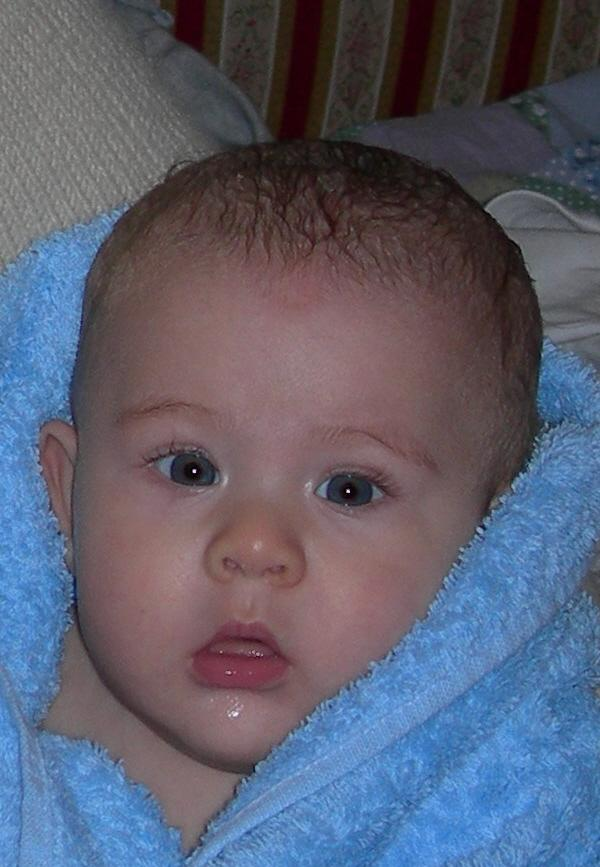
#> input picture immagini/Immagini/azzurro.jpg, 600 x 867 px, found by its file name
$ python esercizio_3.py
#> lines starting #> are read from the running program, lines starting #| are printed output that depends on the picture
import numpy as np
import matplotlib.pyplot as plt
import scipy.ndimage as ndi
import skimage.io as io

def medie(x:np.array, k:int)->np.array:
    """
    Restituisce l'immagine delle medie locali su finestre KxK
    """
    y = ndi.generic_filter(x, np.mean, (k,k))
    return y


if __name__ == '__main__':
    path = 'C:\\Users\\rocco\\Documents\\università\\ESM\\laboratorio\\immagini\\Immagini\\azzurro.jpg'
    x = io.imread(path)
#> x is the input picture: shape (867, 600, 3); mean R, G, B 91.6, 94.1, 111.2

    R0 = x[:,:,0]
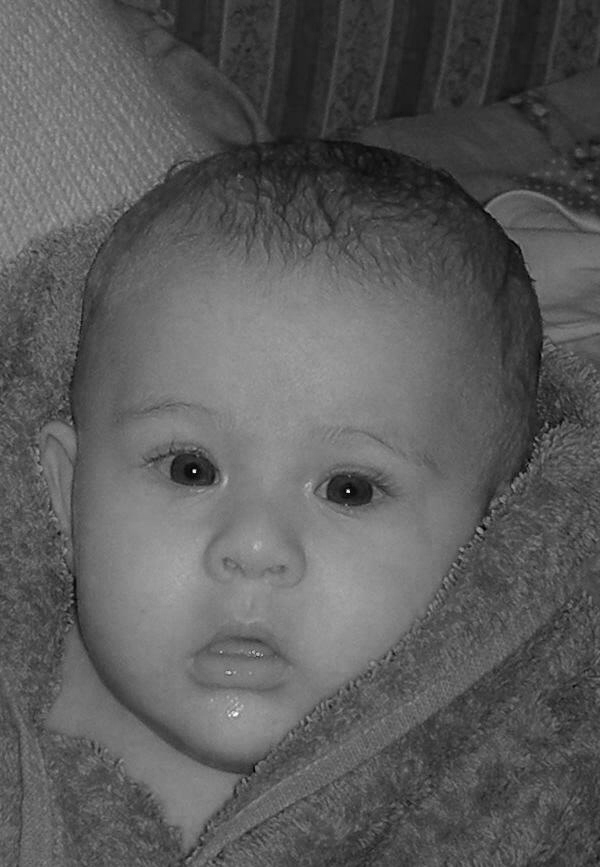
#> R0: shape (867, 600); min 0, max 255, mean 91.6
    G0 = x[:,:,1]
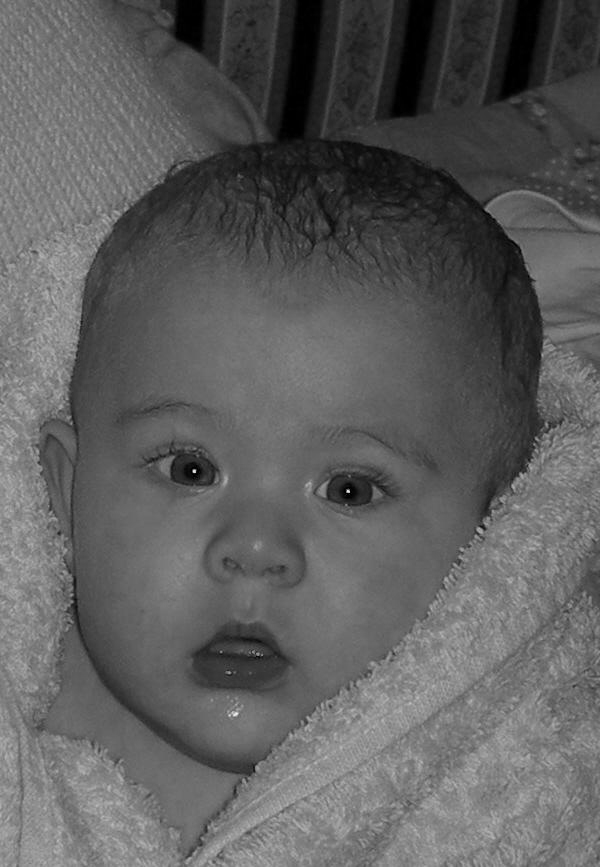
#> G0: shape (867, 600); min 0, max 243, mean 94.1
    B0 = x[:,:,2]
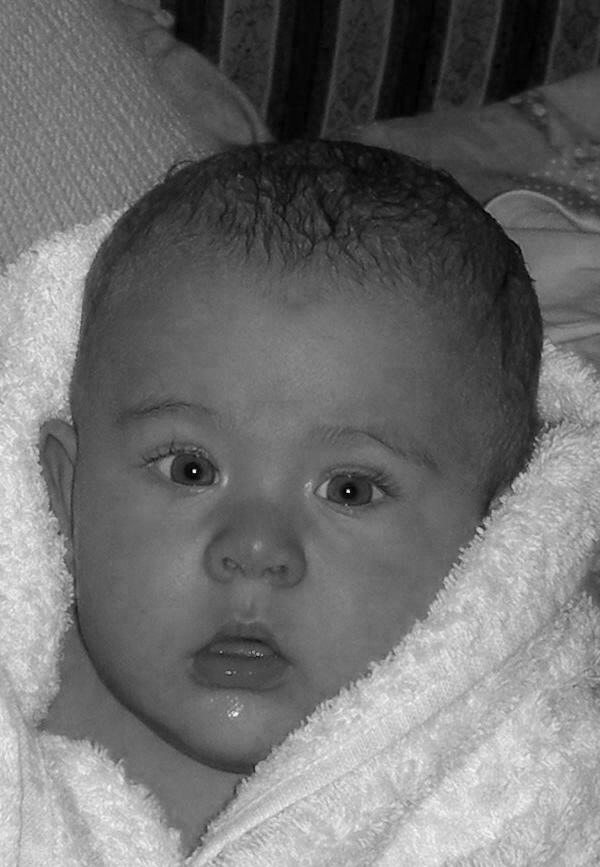
#> B0: shape (867, 600); min 0, max 255, mean 111.2

    R1 = medie(R0, 50)
#> in medie, `y = ndi.generic_filter(x, np.mean, (k,k))`:
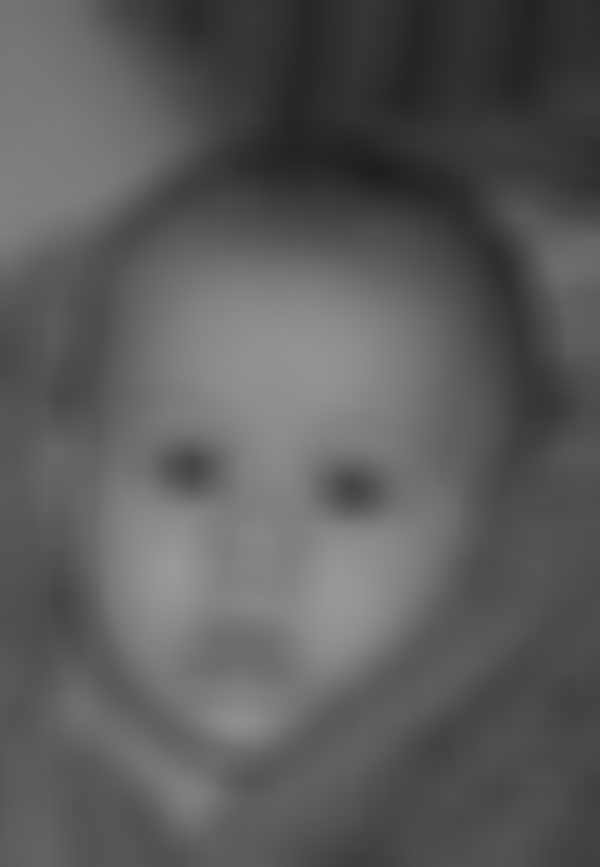
#> y: shape (867, 600); min 30, max 153, mean 91.1
    G1 = medie(G0, 50)
#> call 2 of medie, with k = 50
#> in medie (call 2), `y = ndi.generic_filter(x, np.mean, (k,k))`:
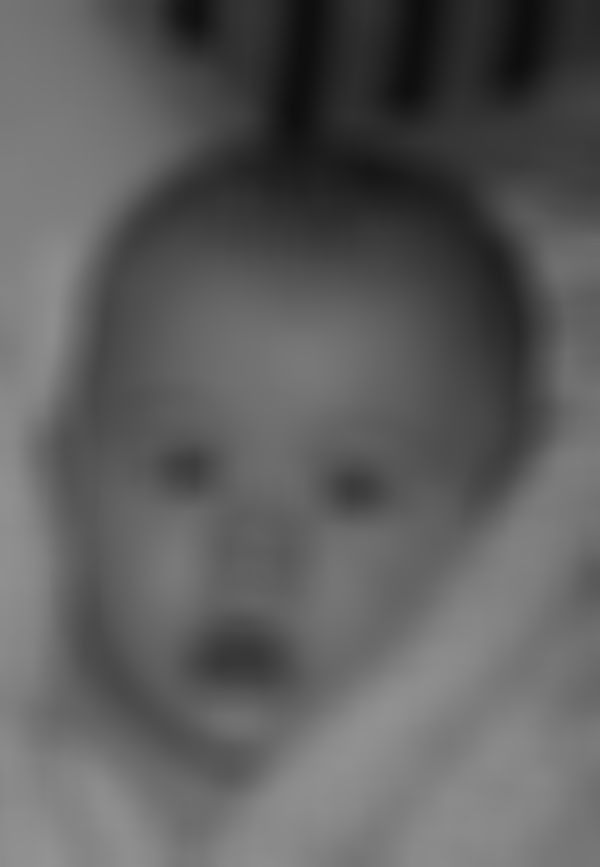
#> y: shape (867, 600); min 14, max 147, mean 93.6
    B1 = medie(B0, 50)
#> call 3 of medie, with k = 50
#> in medie (call 3), `y = ndi.generic_filter(x, np.mean, (k,k))`:
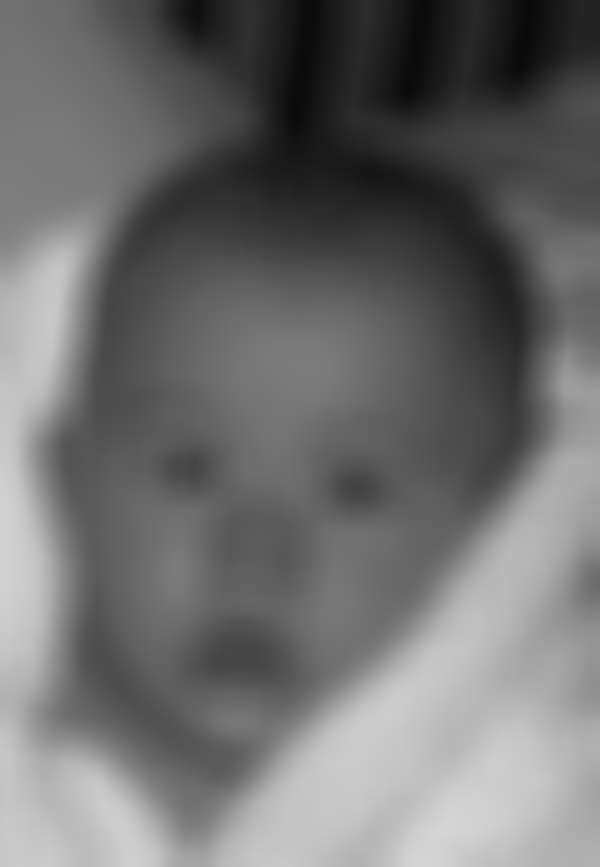
#> y: shape (867, 600); min 9, max 213, mean 110.6

    y = np.stack((R1,G1,B1), -1)
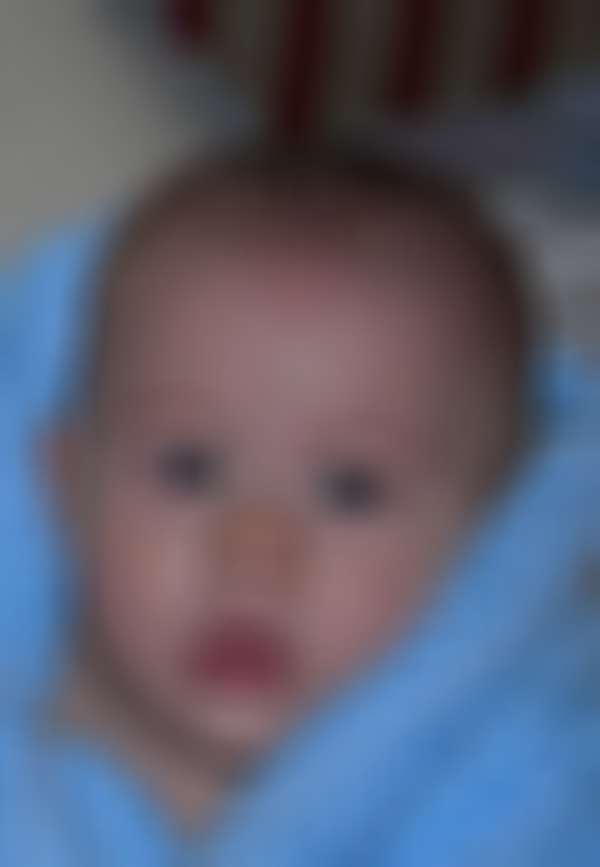
#> y: shape (867, 600, 3); mean R, G, B 91.1, 93.6, 110.6

    plt.figure(1)
    plt.subplot(1,2,1)
    plt.imshow(x)
    plt.title('original')
    plt.subplot(1,2,2)
    plt.imshow(y)
    plt.title('elaborated')
    plt.show()
